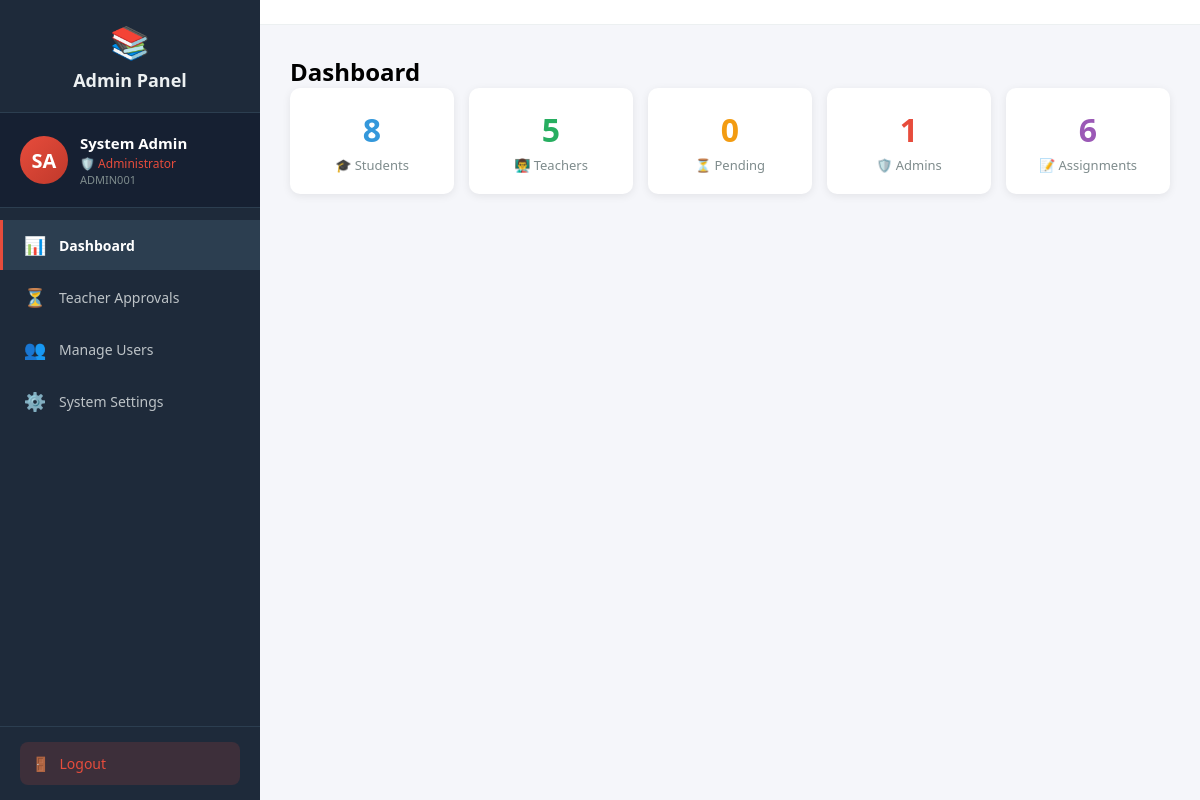
The page /admin/dashboard (signed in) on the database its author committed.
### tables this page shows
CREATE TABLE users (
            id INTEGER PRIMARY KEY AUTOINCREMENT,
            user_id TEXT UNIQUE NOT NULL,
            first_name TEXT NOT NULL,
            last_name TEXT NOT NULL,
            email TEXT UNIQUE NOT NULL,
            password_hash TEXT NOT NULL,
            role TEXT NOT NULL,
            is_approved INTEGER DEFAULT 0,
            created_at TIMESTAMP DEFAULT CURRENT_TIMESTAMP
        );

### routes_admin.py (the view)
@admin_bp.route('/dashboard')
@login_required
def dashboard():
    if current_user.role != 'admin':
        return redirect(url_for('auth.login'))
    conn = get_db()
    cur = conn.cursor()
    cur.execute("SELECT COUNT(*) FROM users WHERE role = 'student'")
    student_count = cur.fetchone()[0]
    cur.execute("SELECT COUNT(*) FROM users WHERE role = 'teacher' AND is_approved = 1")
    teacher_count = cur.fetchone()[0]
    cur.execute("SELECT COUNT(*) FROM users WHERE role = 'teacher' AND is_approved = 0")
    pending_count = cur.fetchone()[0]
    cur.execute("SELECT COUNT(*) FROM users WHERE role = 'admin'")
    admin_count = cur.fetchone()[0]
    cur.execute("SELECT COUNT(*) FROM assignments")
    assignment_count = cur.fetchone()[0]
    depts = set()
    cur.execute("SELECT department FROM students")
    for row in cur.fetchall():
        if row[0]: depts.add(row[0])
    cur.execute("SELECT departments FROM teachers")
    for row in cur.fetchall():
        if row[0]:
            for d in row[0].split(','):
                depts.add(d.strip())
    departments = sorted(list(depts))
    years = set()
    cur.execute("SELECT year FROM students")
    for row in cur.fetchall():
        if row[0]: years.add(str(row[0]))
    cur.execute("SELECT years FROM teachers")
    for row in cur.fetchall():
        if row[0]:
            for y in row[0].split(','):
                years.add(y.strip())
    years = sorted(list(years))
    cur.execute("""
        SELECT u.id, u.user_id, u.first_name, u.last_name, u.email, t.departments, t.years, t.courses
        FROM users u JOIN teachers t ON u.id = t.user_id
        WHERE u.role = 'teacher' AND u.is_approved = 0
    """)
    pending_teachers = cur.fetchall()
    cur.execute("""
        SELECT u.id, u.user_id, u.first_name, u.last_name, u.email, t.departments, t.years
        FROM users u JOIN teachers t ON u.id = t.user_id
        WHERE u.role = 'teacher' AND u.is_approved = 1
    """)
    approved_teachers = cur.fetchall()
    cur.execute("""
        CREATE TABLE IF NOT EXISTS system_settings (
            setting_key TEXT PRIMARY KEY,
            setting_value TEXT NOT NULL,
            updated_at TIMESTAMP DEFAULT CURRENT_TIMESTAMP
        )
    """)
    conn.commit()
    cur.execute("SELECT setting_key, setting_value FROM system_settings WHERE setting_key IN ('reg_student', 'reg_teacher')")
    settings = {row['setting_key']: row['setting_value'] for row in cur.fetchall()}
    settings.setdefault('reg_student', 'on')
    settings.setdefault('reg_teacher', 'on')
    conn.close()
    return render_template('admin/dashboard.html',
                         student_count=student_count,
                         teacher_count=teacher_count,
                         pending_count=pending_count,
                         admin_count=admin_count,
                         assignment_count=assignment_count,
                         departments=departments,
                         years=years,
                         pending_teachers=pending_teachers,
                         approved_teachers=approved_teachers,
                         settings=settings)

### auth.py (called while the page is built)
def get_db():
    conn = sqlite3.connect('assignments.db')
    conn.row_factory = sqlite3.Row
    return conn

@login_manager.user_loader
def load_user(user_id):
    conn = get_db()
    cur = conn.cursor()
    cur.execute("SELECT id, user_id, first_name, last_name, email, role, is_approved FROM users WHERE id = ?", (user_id,))
    user = cur.fetchone()
    cur.close()
    conn.close()
    if user:
        from flask_login import UserMixin
        class User(UserMixin):
            pass
        u = User()
        u.id = user['id']
        u.user_id = user['user_id']
        u.first_name = user['first_name']
        u.last_name = user['last_name']
        u.email = user['email']
        u.role = user['role']
        u.is_approved = user['is_approved']
        return u
    return None

### routes_admin.py (called while the page is built)
def get_db():
    conn = sqlite3.connect('assignments.db')
    conn.row_factory = sqlite3.Row
    return conn

### templates/admin/dashboard.html (shortened to what this page needs)
{% extends "admin_base.html" %}
{% block content %}
<div class="section-panel active" id="panel-dashboard">
    <h2>Dashboard</h2>
    <div class="cards">
        <div class="card"><h3 style="color:#3498db;">{{ student_count }}</h3><p>🎓 Students</p></div>
        <div class="card"><h3 style="color:#27ae60;">{{ teacher_count }}</h3><p>👨‍🏫 Teachers</p></div>
        <div class="card"><h3 style="color:#f39c12;">{{ pending_count }}</h3><p>⏳ Pending</p></div>
        <div class="card"><h3 style="color:#e74c3c;">{{ admin_count }}</h3><p>🛡️ Admins</p></div>
        <div class="card"><h3 style="color:#9b59b6;">{{ assignment_count }}</h3><p>📝 Assignments</p></div>
    </div>
</div>
{% endblock %}

### templates/admin_base.html (shortened to what this page needs)
<!DOCTYPE html>
<html>
<head>
</head>
<body>
    <div class="layout">
        <div class="sidebar" id="sidebar">
            <div class="logo">
                <span class="icon">📚</span>
                Admin Panel
            </div>
            <div class="profile-card">
                <div class="avatar">{{ current_user.first_name[0] }}{{ current_user.last_name[0] }}</div>
                <div class="info">
                    <div class="name">{{ current_user.first_name }} {{ current_user.last_name }}</div>
                    <div class="role">🛡️ Administrator</div>
                    <div class="id-text">{{ current_user.user_id }}</div>
                </div>
            </div>
            <nav>
                <a href="/admin/dashboard" class="{{ 'active' if request.path == '/admin/dashboard' }}" onclick="closeSidebar()">
                    <span class="icon">📊</span> Dashboard
                </a>
                <a href="/admin/dashboard#approvals" onclick="document.getElementById("panel-dashboard").classList.add("hidden");document.getElementById("panel-approvals").classList.remove("hidden")" onclick="closeSidebar()">
                    <span class="icon">⏳</span> Teacher Approvals
                </a>
                <a href="/admin/users" class="{{ 'active' if request.path == '/admin/users' }}" onclick="closeSidebar()">
                    <span class="icon">👥</span> Manage Users
                </a>
                <a href="/admin/settings" class="{{ 'active' if request.path == '/admin/settings' }}" onclick="closeSidebar()">
                    <span class="icon">⚙️</span> System Settings
                </a>
            </nav>
            <div class="sidebar-footer">
                <a href="/logout" class="logout-btn">
                    <span class="icon">🚪</span> Logout
                </a>
            </div>
        </div>
        <div class="main">
            <div class="topbar">
            </div>
            <div class="content">
                {% block content %}{% endblock %}
            </div>
        </div>
    </div>
</body>
</html>

### templates/admin_base.html (style rules this page uses)
* { margin: 0; padding: 0; box-sizing: border-box; }
body { font-family: 'Segoe UI', Arial, sans-serif; background: #f5f6fa; }
.layout { display: flex; min-height: 100vh; }
.sidebar { width: 260px; background: #1e2a3a; color: #ecf0f1; padding: 0; position: fixed; height: 100vh; overflow-y: auto; z-index: 100; transition: transform 0.3s; display: flex; flex-direction: column; }
.sidebar .logo { padding: 20px; font-size: 18px; font-weight: bold; text-align: center; border-bottom: 1px solid #2c3e50; }
.sidebar .logo .icon { font-size: 32px; display: block; margin-bottom: 5px; }
.sidebar .profile-card { padding: 20px; border-bottom: 1px solid #2c3e50; display: flex; align-items: center; gap: 12px; background: #162032; }
.sidebar .profile-card .avatar { width: 48px; height: 48px; border-radius: 50%; background: linear-gradient(135deg, #e74c3c, #c0392b); color: white; display: flex; align-items: center; justify-content: center; font-weight: bold; font-size: 20px; flex-shrink: 0; }
.sidebar .profile-card .info { overflow: hidden; }
.sidebar .profile-card .info .name { font-weight: 600; font-size: 15px; color: white; }
.sidebar .profile-card .info .role { font-size: 12px; color: #e74c3c; margin-top: 2px; }
.sidebar .profile-card .info .id-text { font-size: 11px; color: #7f8c8d; }
.sidebar nav { flex: 1; padding: 10px 0; }
.sidebar nav a { display: flex; align-items: center; padding: 13px 20px; color: #bdc3c7; text-decoration: none; font-size: 14px; border-left: 3px solid transparent; cursor: pointer; transition: all 0.2s; margin: 2px 0; }
.sidebar nav a.active { background: #2c3e50; color: white; border-left-color: #e74c3c; font-weight: bold; }
.sidebar nav a .icon { margin-right: 12px; font-size: 18px; width: 24px; text-align: center; }
.sidebar .sidebar-footer { padding: 15px 20px; border-top: 1px solid #2c3e50; }
.sidebar .sidebar-footer .logout-btn { display: flex; align-items: center; gap: 10px; padding: 12px; background: rgba(231,76,60,0.15); color: #e74c3c; text-decoration: none; border-radius: 8px; font-size: 14px; font-weight: 500; }
.main { margin-left: 260px; flex: 1; width: calc(100% - 260px); }
.topbar { background: white; padding: 12px 30px; display: flex; justify-content: space-between; align-items: center; border-bottom: 1px solid #ecf0f1; }
.content { padding: 30px; }

### templates/admin/dashboard.html (style rules this page uses)
.cards { display: grid; grid-template-columns: repeat(5, 1fr); gap: 15px; margin-bottom: 30px; }
.card { background: white; padding: 20px; border-radius: 10px; text-align: center; box-shadow: 0 2px 8px rgba(0,0,0,0.08); }
.card h3 { font-size: 32px; margin-bottom: 5px; }
.card p { color: #7f8c8d; font-size: 13px; }

### rows shown on the page
users: first_name "S", last_name "A", first_name "System", last_name "Admin", user_id "ADMIN001"

### other values the page prints
{{ student_count }} "8"
{{ teacher_count }} "5"
{{ pending_count }} "0"
{{ admin_count }} "1"
{{ assignment_count }} "6"
